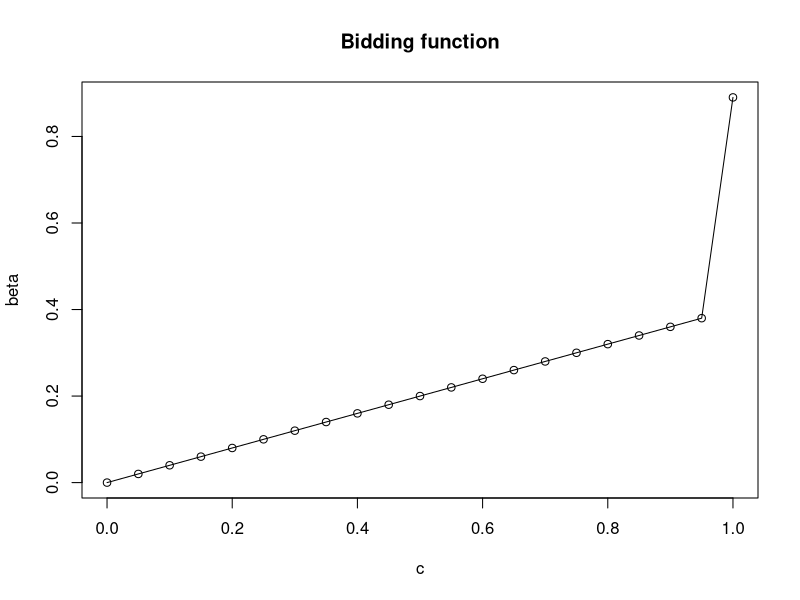

This chart was generated by the following R code:

# Distribution (CDF) of contextual value.
G <- function(c) {
  return(c)
}

# Derivative of G.
dG <- function(c) {
  return(1)
}

Gtilde <- function(v) {
  return(p*G(max((v-kappa)/(1-kappa),0))+(1-p)*G(min(v/(1-kappa),1)))
}

dGtilde <- function(v) {
  if (v < 1-kappa) {
    return((1-p)*dG(v/(1-kappa))/(1-kappa))
  }
  if ((v >= 1-kappa) && (v <= kappa)) {
    return(0)
  }
  if (v > kappa) {
    return(p*dG((v-kappa)/(1-kappa))/(1-kappa))
  }
}

interpolate_vec <- function(c,vec) {
  if ((c < 0) || (c > 1)) {
    return(0)
  }
  x <- (length(vec)-1)*c+1
  xi <- floor(x)
  xip <- xi + 1
  if (xip > length(vec)) {
    xip <- length(vec)
  }
  xr <- x %% 1
  interpolate_val <- (1-xr)*vec[xi] + xr*vec[xip]
  interpolate_val <- max(min(interpolate_val, 1),0)
  return(interpolate_val)
}

p <- 0.7
kappa <- 0.6
n1 <- 5
n2 <- 5

N <- 20 # Number steps in [0,1] interval
alpha <- 3.5 # Convergence speed.

dc <- 1/N

# The analytical equilibrium if beta < 1-kappa.
beta_low <- (1-kappa)*(0:N)/N

# Turning vector index into c location in [0,1] 
cval <- function(k) {
  return((k-1)*dc)
}

# Inverse a monotonically increasing function (return max beta^{-1}[0,f)).
Inverse_Fn <- function(f, vec) {
  k <- 1
  while ((vec[k] <= f) && (k <= length(vec))) {
    k <- k+1
  }
  k <- k-1
  c <- cval(k)
  return(c)
}

u <- function(beta, beta_, k) {
  
  Int1 <- 0
  j <- 1
  while (cval(j) < max((beta[k]-kappa)/(1-kappa),0)) {
    Int1 <- Int1 + dc*p*(1-kappa)*(cval(k)-cval(j))*(G(Inverse_Fn(kappa + (1-kappa)*cval(j), beta_))^(n2-1))*(n1*(G(cval(j))^(n1-1))*dG(cval(j)))
    j <- j+1
  }
  if (is.na(Int1)){
    Int1 <- 0
  }
  
  Int2 <- 0
  j <- 1
  while (cval(j) < Inverse_Fn(beta[k], beta_)) {
    Int2 <- Int2 + dc*p*(kappa + (1-kappa)*cval(k) - beta_[j])*(G(max((beta_[j]-kappa)/(1-kappa),0))^n1)*((n2-1)*(G(cval(j))^(n2-2))*dG(cval(j)))
    j <- j+1
  }
  if (is.na(Int2)){
    Int2 <- 0
  }
  
  Int3 <- 0
  j <- 1
  while (cval(j) < min(beta[k]/(1-kappa),1)) {
    Int3 <- Int3 + dc*(1-p)*(1-kappa)*(cval(k)-cval(j))*(G(Inverse_Fn((1-kappa)*cval(j), beta_))^(n2-1))*(n1*(G(cval(j))^(n1-1))*dG(cval(j)))
    j <- j+1
  }
  if (is.na(Int3)){
    Int3 <- 0
  }
  
  Int4 <- 0
  j <- 1
  while (cval(j) < Inverse_Fn(beta[k], beta_)) {
    Int4 <- Int4 + dc*(1-p)*((1-kappa)*cval(k) - beta_[j])*(G(min(beta_[j]/(1-kappa),1))^n1)*((n2-1)*(G(cval(j))^(n2-2))*dG(cval(j)))
    j <- j+1
  }
  if (is.na(Int4)){
    Int4 <- 0
  }
  
  return(Int1 + Int2 + Int3 + Int4)
}

beta <- kappa + (1-kappa)*(0:N)/N # Initial guess for beta > kappa.
max_iter <- 1000

ii <- 0
while (ii < max_iter) {
  beta_ <- beta
  for (i in 1:length(beta)) {
    dbeta <- rep(0,length(beta))
    dbeta[i] <- alpha*dc
    u_ <- u(beta, beta, i)
    up <- u(beta + dbeta, beta, i)
    um <- u(beta - dbeta, beta, i)
    
    if ((u_ < up) || (u_ < um)) {
      if (up >= um) {
        beta[i] <- min(beta[i] + (up-u_),1)
      }
      if (um > up) {
        beta[i] <- max(beta[i] - (um-u_), kappa)
      }
    }
  }
  
  # The final bidding function (also will be denoted by beta) is beta_low[i] at cval(i) if u(beta_low, beta_low, i) > u(beta, beta, i) and beta[i] otherwise.
  if (ii > max_iter/2) {
    for (i in 1:length(beta)) {
      u1 <- u(beta_low, beta_low, i)
      u2 <- u(beta, beta, i)
      if (u1 > u2) {
        beta[i] <- beta_low[i]
      }
    }
  }

  Dbeta <- sum((beta-beta_)^2)
  ii <- ii + 1
  print(paste("iter = ", ii, "Dbeta = ", Dbeta))
}

# for (i in 1:length(beta)) {
#   u1 <- u(beta_low, beta_low, i)
#   u2 <- u(beta, beta, i)
#   if (u1 > u2) {
#     beta[i] <- beta_low[i]
#   }
# }

plot((0:N)/N, beta, type='o', xlab="c", ylab="beta", main="Bidding function")

deviation_test <- function(beta) {
  pass <- TRUE
  dup <- rep(0, length(beta))
  dum <- rep(0, length(beta))
  for (i in 1:length(beta)) {
    dbeta <- rep(0, length(beta))
    dbeta[i] <- alpha*dc
    u_ <- u(beta, beta, i)
    dup[i] <- u(beta + dbeta, beta, i) - u_
    dum[i] <- u(beta - dbeta, beta, i) - u_
    
    pass <- pass && ((dup[i] <= 0) && (dum[i] <= 0))
  }
  return(list(pass, dup, dum))
}

deviation_test(beta)

################################################################################
# Compute common--value publisher revenues

w_pin = 0
for (i in 1:N) {
  w_pin <- w_pin + dc*(n1+n2)*(n1+n2-1)*(kappa*p+(1-kappa)*cval(i))*(1-G(cval(i)))*(G(cval(i))^(n1+n2-2))*dG(cval(i))
}

w_mtia = 0
for (i in 1:N) {
  w_mtia <- w_mtia + dc*p*n1*n2*(kappa + (1-kappa)*cval(i))*(1 - G(Inverse_Fn(kappa + (1-kappa)*cval(i), beta)))*(G(cval(i))^(n1-1))*(G(Inverse_Fn(kappa + (1-kappa)*cval(i), beta))^(n2-1))*dG(cval(i))
  w_mtia <- w_mtia + dc*p*n1*n2*beta[i]*(1-G(max((beta[i]-kappa)/(1-kappa),0)))*(G(max((beta[i]-kappa)/(1-kappa),0))^(n1-1))*(G(cval(i))^(n2-1))*dG(cval(i))
  if (n1 > 1) {
    w_mtia <- w_mtia + dc*p*n1*(n1-1)*(kappa + (1-kappa)*cval(i))*(1 - G(cval(i)))*(G(cval(i))^(n1-2))*(G(Inverse_Fn(kappa + (1-kappa)*cval(i), beta))^n2)*dG(cval(i))
  }
  if (n2 > 1) {
    w_mtia <- w_mtia + dc*p*n2*(n2-1)*beta[i]*(1-G(cval(i)))*(G(max((beta[i]-kappa)/(1-kappa),0))^n1)*(G(cval(i))^(n2-2))*dG(cval(i))
  }
  
  w_mtia <- w_mtia + dc*(1-p)*n1*n2*(1-kappa)*cval(i)*(1 - G(Inverse_Fn((1-kappa)*cval(i), beta)))*(G(cval(i))^(n1-1))*(G(Inverse_Fn((1-kappa)*cval(i), beta))^(n2-1))*dG(cval(i))
  w_mtia <- w_mtia + dc*(1-p)*n1*n2*beta[i]*(1-G(min(beta[i]/(1-kappa),1)))*(G(min((beta[i]-kappa)/(1-kappa),1))^(n1-1))*(G(cval(i))^(n2-1))*dG(cval(i))
  if (n1 > 1) {
    w_mtia <- w_mtia + dc*(1-p)*n1*(n1-1)*(1-kappa)*cval(i)*(1 - G(cval(i)))*(G(cval(i))^(n1-2))*(G(Inverse_Fn((1-kappa)*cval(i), beta))^n2)*dG(cval(i))
  }
  if (n2 > 1) {
    w_mtia <- w_mtia + dc*(1-p)*n2*(n2-1)*beta[i]*(1-G(cval(i)))*(G(min(beta[i]/(1-kappa),1))^n1)*(G(cval(i))^(n2-2))*dG(cval(i))
  }
}

w_ct = w_pin

print("Compute common--value publisher revenues:")
print(paste("w_pin =", w_pin, "w_mtia =", w_mtia, "w_ct =", w_ct))

################################################################################
# Compute common--value conversion rates

v_pin = 0
for (i in 1:N) {
  v_pin <- v_pin + dc*(n1+n2)*(kappa*p+(1-kappa)*cval(i))*(G(cval(i))^(n1+n2-1))*dG(cval(i))
}

v_mtia = 0
for (i in 1:N) {
  v_mtia <- v_mtia + dc*p*n1*(kappa + (1-kappa)*cval(i))*(G(cval(i))^(n1-1))*(G(Inverse_Fn(kappa + (1-kappa)*cval(i), beta))^n2)*dG(cval(i))
  v_mtia <- v_mtia + dc*p*n2*(kappa + (1-kappa)*cval(i))*(G(max((beta[i]-kappa)/(1-kappa),0))^n1)*(G(cval(i))^(n2-1))*dG(cval(i))
  
  v_mtia <- v_mtia + dc*(1-p)*n1*(1-kappa)*cval(i)*(G(cval(i))^(n1-1))*(G(Inverse_Fn((1-kappa)*cval(i), beta))^n2)*dG(cval(i))
  v_mtia <- v_mtia + dc*(1-p)*n2*(1-kappa)*cval(i)*(G(min(beta[i]/(1-kappa),1))^n1)*(G(cval(i))^(n2-1))*dG(cval(i))
}

v_ct = v_pin

print("Compute common--value conversion rates:")
print(paste("v_pin =", v_pin, "v_mtia =", v_mtia, "v_ct =", v_ct))

################################################################################
# Compute independent--value publisher revenues

w_pin = 0
for (i in 1:N) {
  w_pin <- w_pin + dc*(n1+n2)*(n1+n2-1)*cval(i)*(1-Gtilde(cval(i)))*(Gtilde(cval(i))^(n1+n2-2))*dGtilde(cval(i))
}

w_mtia = 0
for (i in 1:N) {
  if (n1 > 1) {
    w_mtia <- w_mtia + dc*n1*(n1-1)*cval(i)*(1-Gtilde(cval(i)))*(Gtilde(cval(i))^(n1-2))*(G(min(max((cval(i)-kappa*p)/(1-kappa),0),1))^n2)*dGtilde(cval(i))
  }
  w_mtia <- w_mtia + dc*n1*n2*cval(i)*(1-G(min(max((cval(i)-kappa*p)/(1-kappa),0),1)))*(Gtilde(cval(i))^(n1-1))*(G(min(max((cval(i)-kappa*p)/(1-kappa),0),1))^(n2-1))*dGtilde(cval(i))
  w_mtia <- w_mtia + dc*n1*n2*(kappa*p + (1-kappa)*cval(i))*(1-Gtilde(kappa*p+(1-kappa)*cval(i)))*(Gtilde(kappa*p+(1-kappa)*cval(i))^(n1-1))*(G(cval(i))^(n2-1))*dG(cval(i))
  if (n2 > 1) {
    w_mtia <- w_mtia + dc*n2*(n2-1)*(kappa*p + (1-kappa)*cval(i))*(1-G(cval(i)))*(Gtilde(kappa*p+(1-kappa)*cval(i))^n1)*(G(cval(i))^(n2-2))*dG(cval(i))
  }
}

w_ct = 0
for (i in 1:N) {
  w_ct <- w_ct + dc*(n1+n2)*(n1+n2-1)*(kappa*p+(1-kappa)*cval(i))*(1-G(cval(i)))*(G(cval(i))^(n1+n2-2))*dG(cval(i))
}

print("Compute independent--value publisher revenues:")
print(paste("w_pin =", w_pin, "w_mtia =", w_mtia, "w_ct =", w_ct))

################################################################################
# Compute independent--value conversion rates

v_pin = 0
# for (i in 1:N) {
#   v_pin <- v_pin + dc*(n1+n2)*cval(i)*(Gtilde(cval(i))^(n1+n2-1))*dGtilde(cval(i))
# }
for (i in 1:N) {
  v_pin <- v_pin + dc*(1-p)*(n1+n2)*(1-kappa)*cval(i)*(((1-p)*G(cval(i)))^(n1+n2-1))*dG(cval(i))
  v_pin <- v_pin + dc*p*(n1+n2)*(kappa+(1-kappa)*cval(i))*((p*G(cval(i))+1-p)^(n1+n2-1))*dG(cval(i))
}

v_mtia = 0
for (i in 1:N) {
  v_mtia <- v_mtia + dc*n1*cval(i)*(Gtilde(cval(i))^(n1-1))*(G(min(max((cval(i)-kappa*p)/(1-kappa),0),1))^n2)*dGtilde(cval(i))
  v_mtia <- v_mtia + dc*n2*(kappa*p + (1-kappa)*cval(i))*(Gtilde(kappa*p+(1-kappa)*cval(i))^n1)*(G(cval(i))^(n2-1))*dG(cval(i))
}

v_ct = 0
for (i in 1:N) {
  v_ct <- v_ct + dc*(n1+n2)*(kappa*p+(1-kappa)*cval(i))*(G(cval(i))^(n1+n2-1))*dG(cval(i))
}

print("Compute independent--value conversion rates:")
print(paste("v_pin =", v_pin, "v_mtia =", v_mtia, "v_ct =", v_ct))

################################################################################
